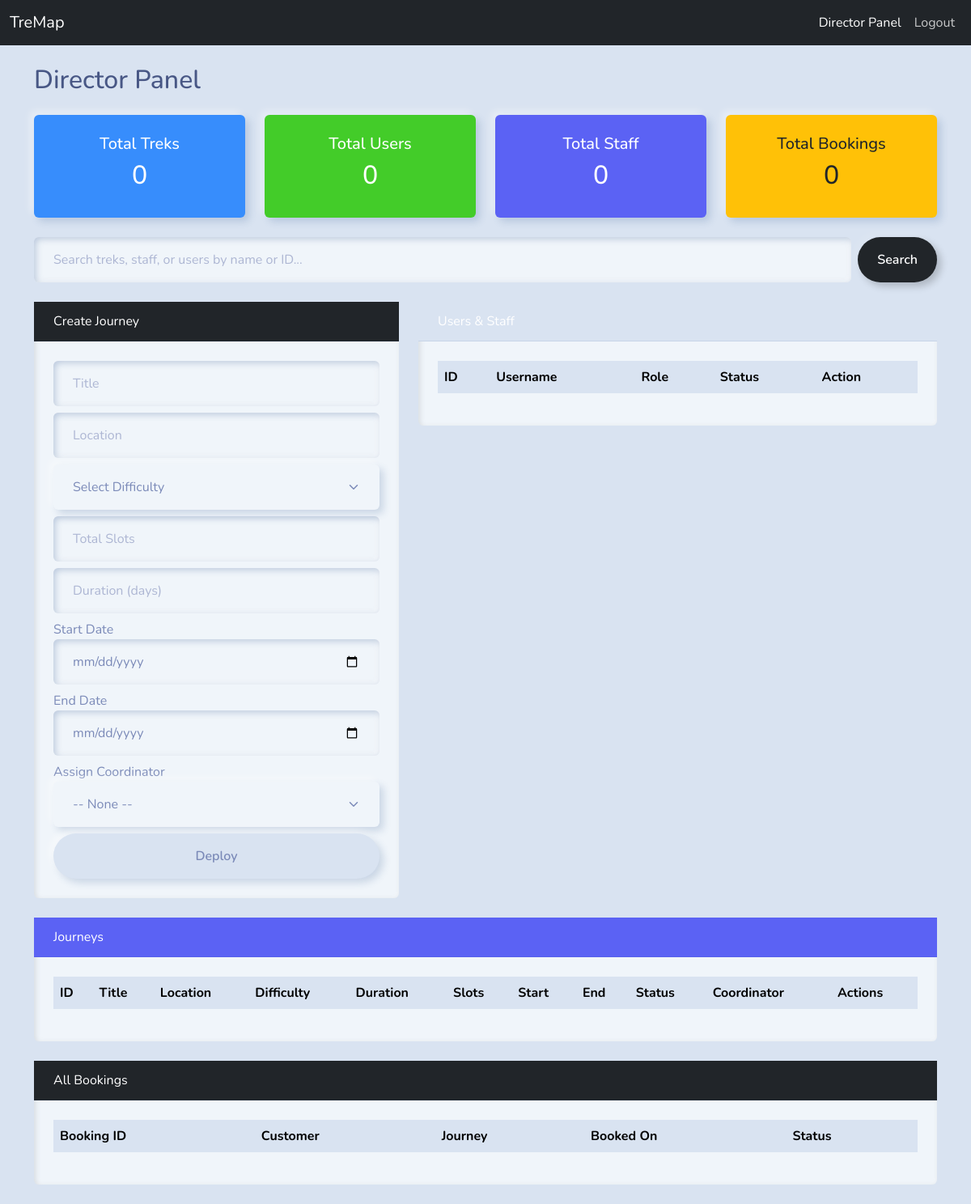
/director/dashboard (signed in), run on an earlier commit of the app's database.
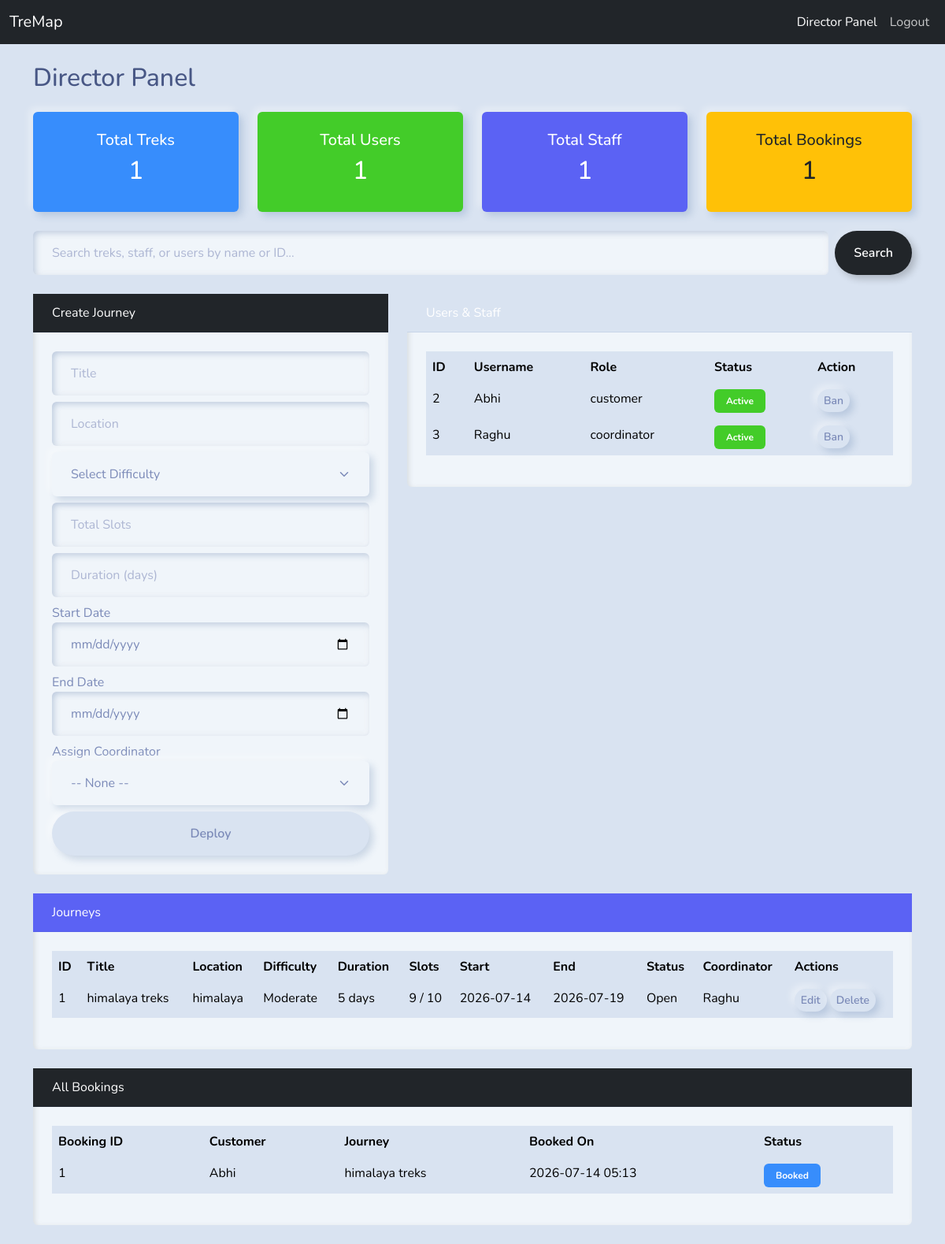
And on a later commit of the database.
### models/schemas.py (models this page shows, shortened)
class Account(db.Model):
    __tablename__ = 'accounts'# tells SQLAlchemy to use this name for the table in the database
    aid = db.Column(db.Integer, primary_key=True)# it is a primary key in autoincreament mode.
    username = db.Column(db.String(80), unique=True, nullable=False)# it contain unique username.
    passkey = db.Column(db.String(255), nullable=False) # its a hashed password.
    role_level = db.Column(db.String(20), default='customer') # customer, coordinator or director.
    authorized = db.Column(db.Boolean, default=True)#(coordinators must be authorised by director).
    is_active = db.Column(db.Boolean, default=True)#(False = banned/blacklisted).
    contact = db.Column(db.String(150), nullable=True) # Staff contact details

class Journey(db.Model):
    __tablename__ = 'journeys' # name of the table in the database.
    jid = db.Column(db.Integer, primary_key=True) #primary key.
    title = db.Column(db.String(200), nullable=False)#name of the trekking journey.
    location = db.Column(db.String(100), nullable=False)#Geographic location
    difficulty = db.Column(db.String(50), nullable=False)#Difficulty level (Easy/Moderate/Hard)
    duration = db.Column(db.Integer, nullable=True)#Duration in days
    total_slots = db.Column(db.Integer, nullable=False)#Total capacity
    available_slots = db.Column(db.Integer, nullable=False)#Remaining available spots
    start_date = db.Column(db.DateTime, nullable=False)#Start date and time of the journey
    end_date = db.Column(db.DateTime, nullable=False)#End date and time of the journey
    status = db.Column(db.String(50), default='Scheduled') # Scheduled, Active, Completed
    assigned_to = db.Column(db.Integer, db.ForeignKey('accounts.aid'), nullable=True)#Foreign key → assigned coordinator
    coordinator = db.relationship('Account', backref='journeys_managing', foreign_keys=[assigned_to])

class Ticket(db.Model):
    __tablename__ = 'tickets'# name of the table in the database.
    tid = db.Column(db.Integer, primary_key=True)# primary key
    customer_id = db.Column(db.Integer, db.ForeignKey('accounts.aid', ondelete='CASCADE'))# foreign key → customer who booked the ticket.
    journey_id = db.Column(db.Integer, db.ForeignKey('journeys.jid', ondelete='CASCADE'))# foreign key → journey for which the ticket is booked.
    booked_on = db.Column(db.DateTime, default=datetime.utcnow)# date and time when the ticket was booked.
    status = db.Column(db.String(50), default='Booked') # Booked, Cancelled, Completed
    customer = db.relationship('Account', backref=db.backref('tickets', cascade='all, delete-orphan'), foreign_keys=[customer_id])
    journey = db.relationship('Journey', backref=db.backref('tickets', cascade='all, delete-orphan'))

### controllers/director_ctrl.py (the view)
@director_routes.route('/dashboard')# this route is used for the director's dashboard. it will show all the journeys, users, coordinators and tickets in the system.
def dashboard():
    if session.get('role') != 'director': return redirect(url_for('auth.login'))
    search_q = request.args.get('q', '').strip()
    if search_q:
        journeys = Journey.query.filter(
            db.or_(
                Journey.title.ilike(f'%{search_q}%'),
                Journey.location.ilike(f'%{search_q}%'),
                Journey.jid.ilike(f'%{search_q}%')
            )
        ).all()
        users = Account.query.filter(
            Account.role_level != 'director',
            db.or_(
                Account.username.ilike(f'%{search_q}%'),
                Account.aid.ilike(f'%{search_q}%')
            )
        ).all()
    else:
        journeys = Journey.query.all()
        users = Account.query.filter(Account.role_level != 'director').all()
    coords = Account.query.filter_by(role_level='coordinator').all()
    all_tickets = Ticket.query.all()
    total_treks = Journey.query.count()
    total_users = Account.query.filter_by(role_level='customer').count()
    total_staff = Account.query.filter_by(role_level='coordinator').count()
    total_bookings = Ticket.query.count()
    return render_template('director_dash.html',
        journeys=journeys, users=users, coords=coords, all_tickets=all_tickets,
        total_treks=total_treks, total_users=total_users, total_staff=total_staff,
        total_bookings=total_bookings, search_q=search_q)

### templates/director_dash.html (shortened to what this page needs)
{% extends "base.html" %}
{% block nav %}
<li class="nav-item"><a class="nav-link active" href="/director/dashboard">Director Panel</a></li>
{% endblock %}
{% block content %}
<div class="row mt-4">
    <div class="col-md-12">
        <h2>Director Panel</h2>
    </div>
</div>
<div class="row mt-3">
    <div class="col-md-3">
        <div class="card bg-primary text-white shadow">
            <div class="card-body text-center">
                <h5>Total Treks</h5>
                <h2>{{ total_treks }}</h2>
            </div>
        </div>
    </div>
    <div class="col-md-3">
        <div class="card bg-success text-white shadow">
            <div class="card-body text-center">
                <h5>Total Users</h5>
                <h2>{{ total_users }}</h2>
            </div>
        </div>
    </div>
    <div class="col-md-3">
        <div class="card bg-info text-white shadow">
            <div class="card-body text-center">
                <h5>Total Staff</h5>
                <h2>{{ total_staff }}</h2>
            </div>
        </div>
    </div>
    <div class="col-md-3">
        <div class="card bg-warning text-dark shadow">
            <div class="card-body text-center">
                <h5>Total Bookings</h5>
                <h2>{{ total_bookings }}</h2>
            </div>
        </div>
    </div>
</div>
<div class="row mt-4">
    <div class="col-md-12">
        <form method="GET" action="/director/dashboard" class="d-flex">
            <input class="form-control me-2" type="search" name="q" placeholder="Search treks, staff, or users by name or ID..." value="{{ search_q }}">
            <button class="btn btn-outline-dark" type="submit">Search</button>
        </form>
    </div>
</div>
<div class="row mt-4">
    <div class="col-md-5">
        <div class="card bg-light">
            <div class="card-header bg-dark text-white">Create Journey</div>
            <div class="card-body">
                <form method="POST" action="/director/add_journey">
                    <div class="mb-2"><input type="text" name="title" class="form-control" placeholder="Title" required></div>
                    <div class="mb-2"><input type="text" name="location" class="form-control" placeholder="Location" required></div>
                    <div class="mb-2">
                        <select name="difficulty" class="form-select" required>
                            <option value="" disabled selected>Select Difficulty</option>
                        </select>
                    </div>
                    <div class="mb-2"><input type="number" name="slots" class="form-control" placeholder="Total Slots" required></div>
                    <div class="mb-2"><input type="number" name="duration" class="form-control" placeholder="Duration (days)"></div>
                    <div class="mb-2"><label>Start Date</label><input type="date" name="start_date" class="form-control" required></div>
                    <div class="mb-2"><label>End Date</label><input type="date" name="end_date" class="form-control" required></div>
                    <div class="mb-2">
                        <label>Assign Coordinator</label>
                        <select name="coord_id" class="form-select">
                            <option value="">-- None --</option>
                        </select>
                    </div>
                    <button class="btn btn-dark w-100">Deploy</button>
                </form>
            </div>
        </div>
    </div>
    <div class="col-md-7">
        <div class="card bg-light mb-4">
            <div class="card-header bg-secondary text-white">Users &amp; Staff</div>
            <div class="card-body">
                <table class="table table-hover">
                    <thead><tr><th>ID</th><th>Username</th><th>Role</th><th>Status</th><th>Action</th></tr></thead>
                    <tbody>
                        {% for u in users %}
                        <tr>
                            <td>{{ u.aid }}</td>
                            <td>{{ u.username }}</td>
                            <td>{{ u.role_level }}</td>
                            <td>
                                {% if not u.is_active %}<span class="badge bg-danger">Banned</span>
                                {% elif u.role_level == 'coordinator' and not u.authorized %}<span class="badge bg-warning">Pending</span>
                                {% else %}<span class="badge bg-success">Active</span>{% endif %}
                            </td>
                            <td>
                                {% if u.is_active %}
                                <form method="POST" action="/director/ban_user/{{ u.aid }}" class="d-inline"><button class="btn btn-sm btn-danger">Ban</button></form>
                                {% else %}
                                <form method="POST" action="/director/delete_user/{{ u.aid }}" class="d-inline" onsubmit="return confirm('Will you delete this banned user?')">
                                    <button class="btn btn-sm btn-outline-danger">Delete</button>
                                </form>
                                {% endif %}
                            </td>
                        </tr>
                        {% endfor %}
                    </tbody>
                </table>
            </div>
        </div>
    </div>
</div>
<div class="row mt-4">
    <div class="col-md-12">
        <div class="card bg-light">
            <div class="card-header bg-info text-white">Journeys</div>
            <div class="card-body">
                <div class="table-responsive">
                <table class="table">
                    <thead><tr><th>ID</th><th>Title</th><th>Location</th><th>Difficulty</th><th>Duration</th><th>Slots</th><th>Start</th><th>End</th><th>Status</th><th>Coordinator</th><th>Actions</th></tr></thead>
                    <tbody>
                        {% for j in journeys %}
                        <tr>
                            <td>{{ j.jid }}</td>
                            <td>{{ j.title }}</td>
                            <td>{{ j.location }}</td>
                            <td>{{ j.difficulty }}</td>
                            <td>{{ j.duration if j.duration else '-' }} days</td>
                            <td>{{ j.available_slots }} / {{ j.total_slots }}</td>
                            <td>{{ j.start_date.strftime('%Y-%m-%d') }}</td>
                            <td>{{ j.end_date.strftime('%Y-%m-%d') }}</td>
                            <td>{{ j.status }}</td>
                            <td>{{ j.coordinator.username if j.coordinator else 'Unassigned' }}</td>
                            <td>
                                <a href="/director/edit_journey/{{ j.jid }}" class="btn btn-sm btn-warning">Edit</a>
                                <form method="POST" action="/director/delete_journey/{{ j.jid }}" class="d-inline">
                                    <button class="btn btn-sm btn-danger" onclick="return confirm('Delete this journey?')">Delete</button>
                                </form>
                            </td>
                        </tr>
                        {% endfor %}
                    </tbody>
                </table>
                </div>
            </div>
        </div>
    </div>
</div>
<div class="row mt-4 mb-4">
    <div class="col-md-12">
        <div class="card bg-light">
            <div class="card-header bg-dark text-white">All Bookings</div>
            <div class="card-body">
                <table class="table table-hover">
                    <thead><tr><th>Booking ID</th><th>Customer</th><th>Journey</th><th>Booked On</th><th>Status</th></tr></thead>
                    <tbody>
                        {% for t in all_tickets %}
                        <tr>
                            <td>{{ t.tid }}</td>
                            <td>{{ t.customer.username }}</td>
                            <td>{{ t.journey.title }}</td>
                            <td>{{ t.booked_on.strftime('%Y-%m-%d %H:%M') }}</td>
                            <td>
                                {% if t.status == 'Booked' %}<span class="badge bg-primary">{{ t.status }}</span>
                                {% elif t.status == 'Completed' %}<span class="badge bg-success">{{ t.status }}</span>
                                {% elif t.status == 'Cancelled' %}<span class="badge bg-danger">{{ t.status }}</span>
                                {% else %}<span class="badge bg-secondary">{{ t.status }}</span>{% endif %}
                            </td>
                        </tr>
                        {% endfor %}
                    </tbody>
                </table>
            </div>
        </div>
    </div>
</div>
{% endblock %}

### templates/base.html (shortened to what this page needs)
<!DOCTYPE html>
<html>
<head>
    <link href="https://cdn.jsdelivr.net/npm/bootswatch@5.3.2/dist/morph/bootstrap.min.css" rel="stylesheet">
</head>
<body>
    <nav class="navbar navbar-expand-lg navbar-dark bg-dark mb-4">
        <div class="container-fluid">
            <a class="navbar-brand" href="#">TreMap</a>
            <div class="collapse navbar-collapse">
                <ul class="navbar-nav ms-auto">
                    {% block nav %}{% endblock %}
                    <li class="nav-item">
                        <a class="nav-link" href="/auth/logout">Logout</a>
                    </li>
                </ul>
            </div>
        </div>
    </nav>
    <div class="container">
        {% block content %}{% endblock %}
    </div>
</body>
</html>

What changed in the data, as far as the page shows it:
added Account: aid "2", username "Abhi", role_level "customer", is_active "Active"
added Account: aid "3", username "Raghu", role_level "coordinator", is_active "Active"
added Journey: jid "1", title "himalaya treks", location "himalaya", difficulty "Moderate", duration "5", available_slots "9", total_slots "10", start_date "2026-07-14", end_date "2026-07-19", status "Open", coordinator "Raghu"
added Ticket: tid "1", customer.username "Abhi", journey "himalaya treks", booked_on "2026-07-14 05:13", status "Booked"
Also different on the page:
{{ total_treks }}: "0" → "1"
{{ total_users }}: "0" → "1"
{{ total_staff }}: "0" → "1"
{{ total_bookings }}: "0" → "1"
